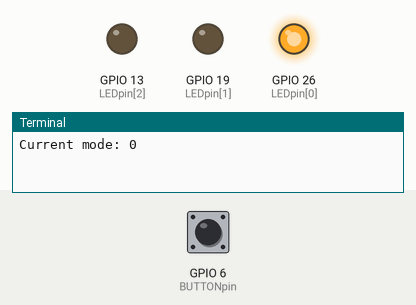
This program was run on a simulated Raspberry Pi (BCM pin numbers). Parts: output pins drawn as LEDs (lit = HIGH), the last lines printed to the terminal. The inputs (shaded band) are chosen by the test bench; at power-on: GPIO 6 (BUTTONpin) LOW.

Above: at 1.2 s.
1.3 s: GPIO 6 (BUTTONpin) pulled HIGH for 1 s
At 3.3 s:
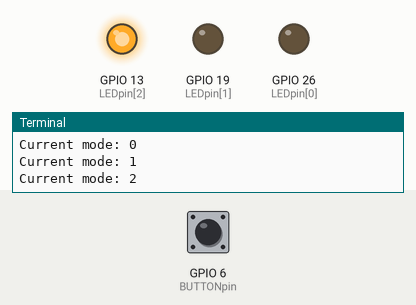
3.8 s: GPIO 6 (BUTTONpin) pulled HIGH for 0.15 s
At 4.6 s:
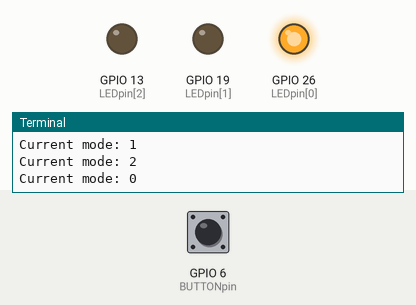
5.4 s: GPIO 6 (BUTTONpin) pulled HIGH for 3.2 s
At 9.4 s:
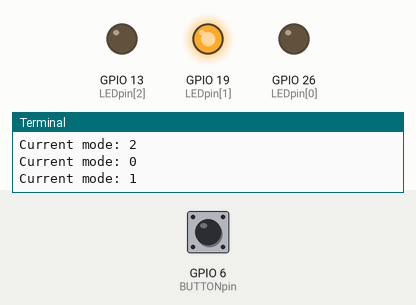
Timing chart, 0 to 10.9 s (numbered marks = the images above; inputs shaded):
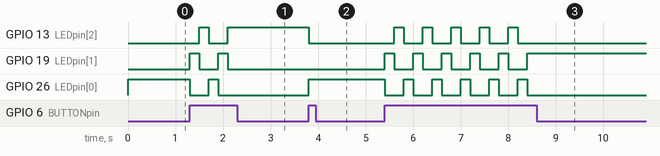

Measured:
- after the input at 1.3 s, GPIO 13 (LEDpin[2]): LOW → HIGH after 0.20 s, → LOW 0.20 s later, → HIGH 0.40 s later; GPIO 19 (LEDpin[1]): alternates HIGH for 0.20 s and LOW for 0.40 s, 4 changes in all, then stays LOW, starting at once; GPIO 26 (LEDpin[0]): HIGH → LOW at once, → HIGH 0.40 s later, → LOW 0.20 s later
- after the input at 3.8 s, GPIO 13 (LEDpin[2]): HIGH → LOW at once; GPIO 26 (LEDpin[0]): LOW → HIGH at once
- after the input at 5.4 s, GPIO 13 (LEDpin[2]): alternates HIGH for 0.20 s and LOW for 0.40 s, 10 changes in all, then stays LOW, starting after 0.20 s; GPIO 19 (LEDpin[1]): alternates HIGH for 0.20 s and LOW for 0.40 s, 11 changes in all, then stays HIGH, starting at once

The program:

Chap2_Exercise_Part1.py
```python
import RPi.GPIO as GPIO
import time

GPIO.setmode(GPIO.BCM)
GPIO.setwarnings(False)

LEDpin = [26, 19, 13]
BUTTONpin = [6]
State  = [[1,  0,  0 ],
	[0, 1, 0 ],
	[0, 0, 1 ]]


if __name__ == "__main__":
	GPIO.setup(LEDpin, GPIO.OUT)
	GPIO.setup(BUTTONpin, GPIO.IN)
	GPIO.output(LEDpin, State[0])

	mode = 0
	print("Current mode: {}".format(mode))
	while True :
		if GPIO.input(BUTTONpin[0]) == GPIO.HIGH:
			mode = (mode+1)%3
			print("Current mode: {}".format(mode))
			GPIO.output(LEDpin, State[mode])
			time.sleep(0.200)
```
